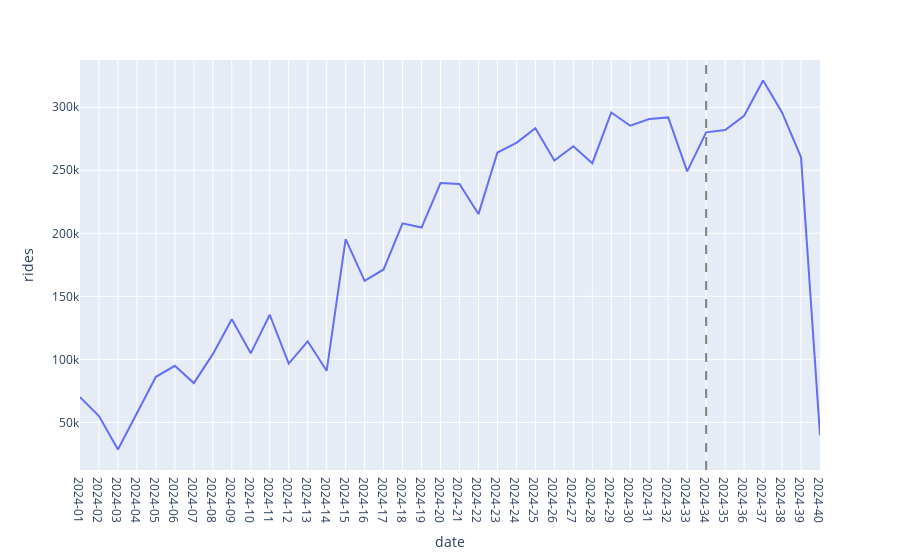

The notebook cell this image was saved under:
### Code cell
bike_rides = s3_bike_trips(2024,2024).pipe(agg_bike_trips).sort_values('date')
bike_weekly = bike_rides.pipe(agg_weekly, 'date', [], {'rides':'sum'})
fig = px.line(bike_weekly, x='date', y='rides')
fig.add_vline(x=DNC_ISO_WEEK, line_dash="dash", line_color="gray")
fig.update_layout(xaxis=dict(type='category'))
fig.show()

### Figure 1 — Plotly figure (JSON) as saved in the notebook; plotly's stock layout.template omitted (floating-point values rounded to 4 significant figures)
{"data": [{"hovertemplate": "date=%{x}<br>rides=%{y}<extra></extra>", "legendgroup": "", "line": {"color": "#636efa", "dash": "solid"}, "marker": {"symbol": "circle"}, "mode": "lines", "name": "", "orientation": "v", "showlegend": false, "type": "scatter", "x": ["2024-01", "2024-02", "2024-03", "2024-04", "2024-05", "2024-06", "2024-07", "2024-08", "2024-09", "2024-10", "2024-11", "2024-12", "2024-13", "2024-14", "2024-15", "2024-16", "2024-17", "2024-18", "2024-19", "2024-20", "2024-21", "2024-22", "2024-23", "2024-24", "2024-25", "2024-26", "2024-27", "2024-28", "2024-29", "2024-30", "2024-31", "2024-32", "2024-33", "2024-34", "2024-35", "2024-36", "2024-37", "2024-38", "2024-39", "2024-40"], "xaxis": "x", "y": [70067, 55022, 28483, 56738, 86189, 94901, 81161, 104135, 131797, 104779, 135394, 96589, 114312, 90901, 195388, 162232, 171317, 207876, 204600, 239904, 239198, 215255, 264100, 271722, 283368, 257680, 269090, 255615, 295901, 285368, 290714, 291952, 249186, 280080, 282002, 293253, 321238, 295904, 260292, 39851], "yaxis": "y"}], "layout": {"legend": {"tracegroupgap": 0}, "margin": {"t": 60}, "shapes": [{"line": {"color": "gray", "dash": "dash"}, "type": "line", "x0": "2024-34", "x1": "2024-34", "xref": "x", "y0": 0, "y1": 1, "yref": "y domain"}], "xaxis": {"anchor": "y", "domain": [0, 1], "title": {"text": "date"}, "type": "category"}, "yaxis": {"anchor": "x", "domain": [0, 1], "title": {"text": "rides"}}}}
